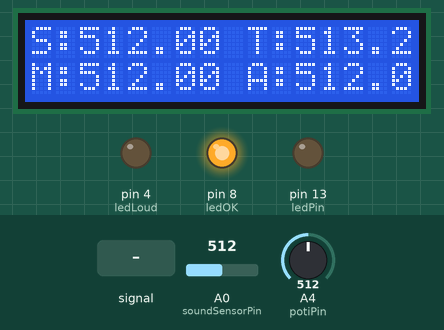
A program run on a simulated Arduino Nano, built with avr-gcc and run on an emulated ATmega328P. Shown: 16×2 character LCD, output pins drawn as LEDs (lit = HIGH). The test bench sets the inputs (shaded band); at power-on: A0 (soundSensorPin) = 512, A4 (potiPin) = 512. What the program prints to the serial monitor is not drawn.

Above: at 1.2 s.
1.3 s: A0 (soundSensorPin) fed a 200 Hz sine of ±81 counts around its level
At 1.67 s:
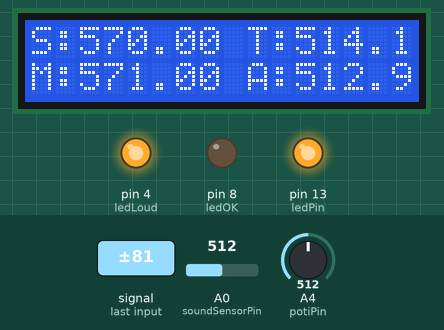
3.2 s: A0 (soundSensorPin) set to 716
At 3.27 s:
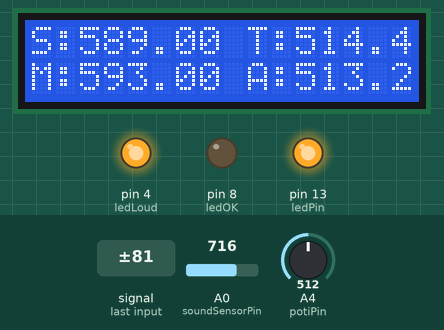
4.8 s: A0 (soundSensorPin) fed a 1000 Hz sine of ±255 counts around its level
At 5.11 s:
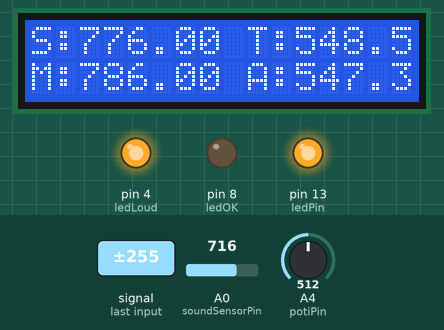
6.3 s: A0 (soundSensorPin) fed a 50 Hz sine of ±306 counts around its level
At 6.42 s:
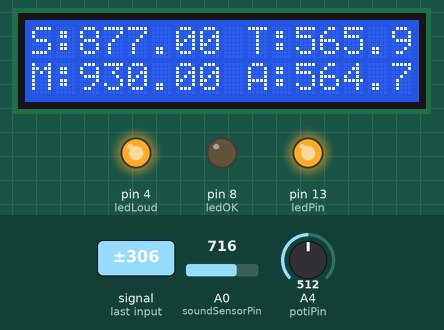
9.3 s: A4 (potiPin) set to 716
At 10.3 s:
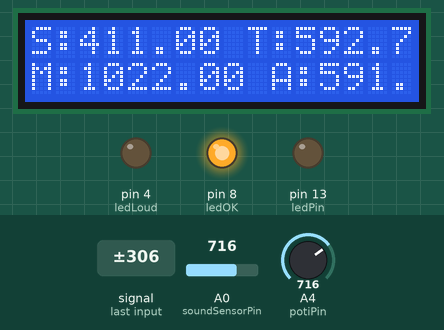
10.8 s: A0 (soundSensorPin) set to 0
At 11.8 s:
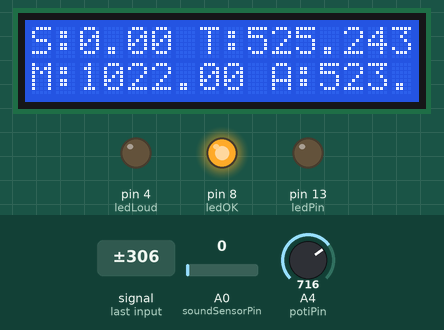
Timing chart, 0 to 13.4 s (numbered marks = the images above; inputs shaded):
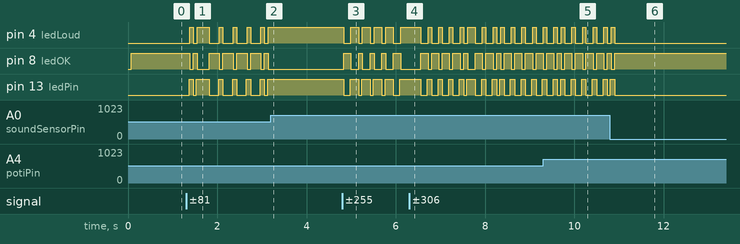

Measured:
- after the input at 1.3 s, pin 4 (ledLoud): goes HIGH 0.08 s, LOW 0.09 s, HIGH 0.27 s, 4 × (LOW 0.23 s, HIGH 0.08 s), LOW 0.09 s, then HIGH, starting after 0.08 s; pin 8 (ledOK): goes LOW 0.08 s, HIGH 0.09 s, LOW 0.27 s, 4 × (HIGH 0.23 s, LOW 0.08 s), HIGH 0.09 s, then LOW, starting after 0.08 s
- after the input at 3.2 s, pin 4 (ledLoud), pin 13 (ledPin): stops changing and stays HIGH; pin 8 (ledOK): stops changing and stays LOW
- after the input at 4.8 s, pin 4 (ledLoud): goes LOW 0.16 s, 3 × (HIGH 0.17 s, LOW 0.09 s), HIGH 0.17 s, LOW 0.16 s, then HIGH, starting at once; pin 8 (ledOK): goes HIGH 0.16 s, 3 × (LOW 0.17 s, HIGH 0.09 s), LOW 0.17 s, HIGH 0.16 s, then LOW, starting at once
- after the input at 10.8 s, pin 4 (ledLoud), pin 13 (ledPin): goes on until 10.9 s, then stays LOW; pin 8 (ledOK): goes on until 10.9 s, then stays HIGH

The program:

main.cpp
```cpp
#include <Arduino.h>
#include <LiquidCrystal.h>

// Initialize the LCD library with the numbers of the interface pins
// Adjust the pin numbers according to your wiring
LiquidCrystal lcd(9, 10, 5, 6, 7, 2); //lcd( rs, enable, d4, d5, d6, d7);

const int soundSensorPin = A0;  // Analog pin connected to the sound sensor
const int potiPin = A4;         // Potentiometer connected to analog pin A4
const int ledPin = 13;          // Built-in LED pin on most Arduino boards

const int ledOK = 8;            // LED pin for OK
const int ledLoud = 4;          // LED pin for Loud

float averageSoundLevel = 0;    // Variable to store the average sound level
const float alpha = 0.01;       // Smoothing factor for the moving average

float maxSoundLevel = 0;        // Variable to store the maximum sound level

void setup() {
  pinMode(ledPin, OUTPUT);
  pinMode(ledOK, OUTPUT);
  pinMode(ledLoud, OUTPUT);
  Serial.begin(9600);

  // Initialize the LCD with 16 columns and 2 rows
  lcd.begin(16, 2);
  lcd.clear();  // Clear the LCD screen

  averageSoundLevel = analogRead(soundSensorPin);  // Initialize the average sound level
}

void loop() {
  float soundValue = analogRead(soundSensorPin);  // Read sound sensor value
  float potiValue = analogRead(potiPin);          // Read potentiometer value

  if (soundValue > maxSoundLevel) {
    maxSoundLevel = soundValue;
  }
  // Normalize potentiometer value to a range (e.g., 0.5 to 2.0)
  float sensitivity = map(potiValue, 10, 1023, 50, 200) / 100.0;

  // Update the average sound level using a simple moving average
  averageSoundLevel = (alpha * soundValue) + ((1 - alpha) * averageSoundLevel);

  // Adjust the threshold based on the potentiometer value and the average sound level
  float threshold = averageSoundLevel + sensitivity;

  // Serial output for debugging
  Serial.print("Sound level: ");
  Serial.println(soundValue);
  Serial.print("Threshold: ");
  Serial.println(threshold);  // Show the dynamically changing threshold
  Serial.print("Average Sound Level: ");
  Serial.println(averageSoundLevel);

  // Update the LCD display to fit 16x2 size
  lcd.setCursor(0, 0);  // Column 0, Row 0
  lcd.print("S:");
  lcd.print(soundValue);
  lcd.print(" T:");
  lcd.print(threshold);

  lcd.setCursor(0, 1);  // Column 0, Row 1
  lcd.print("M:");
  lcd.print(maxSoundLevel);
  lcd.print(" A:");
  lcd.print(averageSoundLevel, 1);  // Display average with 1 decimal place

  // Check if the sound level exceeds the threshold
  if (soundValue > threshold) {
    digitalWrite(ledPin, HIGH);   // Built-in LED ON
    Serial.println("Loud sound detected!");
    digitalWrite(ledLoud, HIGH);  // Loud LED ON
    digitalWrite(ledOK, LOW);     // OK LED OFF
  } else {
    digitalWrite(ledOK, HIGH);    // OK LED ON
    digitalWrite(ledLoud, LOW);   // Loud LED OFF
    digitalWrite(ledPin, LOW);    // Built-in LED OFF
  }

  delay(50);  // Short delay to avoid flooding the serial monitor
}
```
